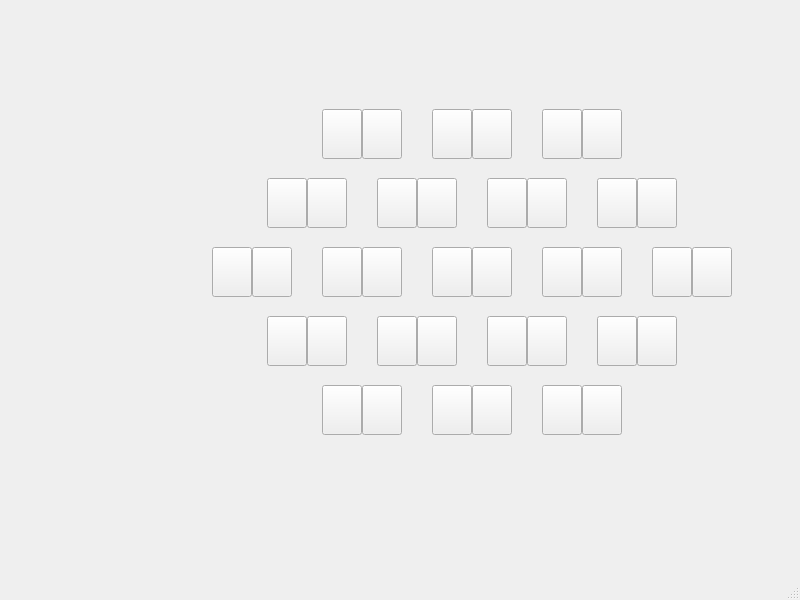
<?xml version="1.0" encoding="UTF-8"?>
<ui version="4.0">
 <class>MainWindow</class>
 <widget class="QMainWindow" name="MainWindow">
  <property name="geometry">
   <rect>
    <x>0</x>
    <y>0</y>
    <width>800</width>
    <height>600</height>
   </rect>
  </property>
  <property name="windowTitle">
   <string>MainWindow</string>
  </property>
  <widget class="QWidget" name="centralwidget">
   <widget class="QWidget" name="layoutWidget">
    <property name="geometry">
     <rect>
      <x>210</x>
      <y>90</y>
      <width>524</width>
      <height>366</height>
     </rect>
    </property>
    <layout class="QVBoxLayout" name="verticalLayout">
     <property name="spacing">
      <number>0</number>
     </property>
     <item>
      <layout class="QHBoxLayout" name="horizontalLayout_2">
       <property name="spacing">
        <number>0</number>
       </property>
       <item>
        <spacer name="horizontalSpacer_2">
         <property name="orientation">
          <enum>Qt::Horizontal</enum>
         </property>
         <property name="sizeHint" stdset="0">
          <size>
           <width>40</width>
           <height>20</height>
          </size>
         </property>
        </spacer>
       </item>
       <item>
        <widget class="QPushButton" name="pushButton">
         <property name="sizePolicy">
          <sizepolicy hsizetype="Maximum" vsizetype="Minimum">
           <horstretch>0</horstretch>
           <verstretch>0</verstretch>
          </sizepolicy>
         </property>
         <property name="minimumSize">
          <size>
           <width>0</width>
           <height>50</height>
          </size>
         </property>
         <property name="maximumSize">
          <size>
           <width>40</width>
           <height>50</height>
          </size>
         </property>
         <property name="text">
          <string/>
         </property>
        </widget>
       </item>
       <item>
        <widget class="QPushButton" name="pushButton_11">
         <property name="sizePolicy">
          <sizepolicy hsizetype="Maximum" vsizetype="Minimum">
           <horstretch>0</horstretch>
           <verstretch>0</verstretch>
          </sizepolicy>
         </property>
         <property name="minimumSize">
          <size>
           <width>0</width>
           <height>50</height>
          </size>
         </property>
         <property name="maximumSize">
          <size>
           <width>40</width>
           <height>50</height>
          </size>
         </property>
         <property name="text">
          <string/>
         </property>
        </widget>
       </item>
       <item>
        <spacer name="horizontalSpacer">
         <property name="orientation">
          <enum>Qt::Horizontal</enum>
         </property>
         <property name="sizeType">
          <enum>QSizePolicy::Fixed</enum>
         </property>
         <property name="sizeHint" stdset="0">
          <size>
           <width>30</width>
           <height>20</height>
          </size>
         </property>
        </spacer>
       </item>
       <item>
        <widget class="QPushButton" name="pushButton_37">
         <property name="sizePolicy">
          <sizepolicy hsizetype="Maximum" vsizetype="Minimum">
           <horstretch>0</horstretch>
           <verstretch>0</verstretch>
          </sizepolicy>
         </property>
         <property name="minimumSize">
          <size>
           <width>0</width>
           <height>50</height>
          </size>
         </property>
         <property name="maximumSize">
          <size>
           <width>40</width>
           <height>50</height>
          </size>
         </property>
         <property name="text">
          <string/>
         </property>
        </widget>
       </item>
       <item>
        <widget class="QPushButton" name="pushButton_38">
         <property name="sizePolicy">
          <sizepolicy hsizetype="Maximum" vsizetype="Minimum">
           <horstretch>0</horstretch>
           <verstretch>0</verstretch>
          </sizepolicy>
         </property>
         <property name="minimumSize">
          <size>
           <width>0</width>
           <height>50</height>
          </size>
         </property>
         <property name="maximumSize">
          <size>
           <width>40</width>
           <height>50</height>
          </size>
         </property>
         <property name="text">
          <string/>
         </property>
        </widget>
       </item>
       <item>
        <spacer name="horizontalSpacer_8">
         <property name="orientation">
          <enum>Qt::Horizontal</enum>
         </property>
         <property name="sizeType">
          <enum>QSizePolicy::Fixed</enum>
         </property>
         <property name="sizeHint" stdset="0">
          <size>
           <width>30</width>
           <height>20</height>
          </size>
         </property>
        </spacer>
       </item>
       <item>
        <widget class="QPushButton" name="pushButton_12">
         <property name="sizePolicy">
          <sizepolicy hsizetype="Maximum" vsizetype="Minimum">
           <horstretch>0</horstretch>
           <verstretch>0</verstretch>
          </sizepolicy>
         </property>
         <property name="minimumSize">
          <size>
           <width>0</width>
           <height>50</height>
          </size>
         </property>
         <property name="maximumSize">
          <size>
           <width>40</width>
           <height>50</height>
          </size>
         </property>
         <property name="text">
          <string/>
         </property>
        </widget>
       </item>
       <item>
        <widget class="QPushButton" name="pushButton_13">
         <property name="sizePolicy">
          <sizepolicy hsizetype="Maximum" vsizetype="Minimum">
           <horstretch>0</horstretch>
           <verstretch>0</verstretch>
          </sizepolicy>
         </property>
         <property name="minimumSize">
          <size>
           <width>0</width>
           <height>50</height>
          </size>
         </property>
         <property name="maximumSize">
          <size>
           <width>40</width>
           <height>50</height>
          </size>
         </property>
         <property name="text">
          <string/>
         </property>
        </widget>
       </item>
       <item>
        <spacer name="horizontalSpacer_3">
         <property name="orientation">
          <enum>Qt::Horizontal</enum>
         </property>
         <property name="sizeHint" stdset="0">
          <size>
           <width>40</width>
           <height>20</height>
          </size>
         </property>
        </spacer>
       </item>
      </layout>
     </item>
     <item>
      <layout class="QHBoxLayout" name="horizontalLayout_3">
       <property name="spacing">
        <number>0</number>
       </property>
       <item>
        <spacer name="horizontalSpacer_11">
         <property name="orientation">
          <enum>Qt::Horizontal</enum>
         </property>
         <property name="sizeHint" stdset="0">
          <size>
           <width>40</width>
           <height>20</height>
          </size>
         </property>
        </spacer>
       </item>
       <item>
        <widget class="QPushButton" name="pushButton_19">
         <property name="sizePolicy">
          <sizepolicy hsizetype="Maximum" vsizetype="Minimum">
           <horstretch>0</horstretch>
           <verstretch>0</verstretch>
          </sizepolicy>
         </property>
         <property name="minimumSize">
          <size>
           <width>0</width>
           <height>50</height>
          </size>
         </property>
         <property name="maximumSize">
          <size>
           <width>40</width>
           <height>50</height>
          </size>
         </property>
         <property name="text">
          <string/>
         </property>
        </widget>
       </item>
       <item>
        <widget class="QPushButton" name="pushButton_18">
         <property name="sizePolicy">
          <sizepolicy hsizetype="Maximum" vsizetype="Minimum">
           <horstretch>0</horstretch>
           <verstretch>0</verstretch>
          </sizepolicy>
         </property>
         <property name="minimumSize">
          <size>
           <width>0</width>
           <height>50</height>
          </size>
         </property>
         <property name="maximumSize">
          <size>
           <width>40</width>
           <height>50</height>
          </size>
         </property>
         <property name="text">
          <string/>
         </property>
        </widget>
       </item>
       <item>
        <spacer name="horizontalSpacer_9">
         <property name="orientation">
          <enum>Qt::Horizontal</enum>
         </property>
         <property name="sizeType">
          <enum>QSizePolicy::Fixed</enum>
         </property>
         <property name="sizeHint" stdset="0">
          <size>
           <width>30</width>
           <height>20</height>
          </size>
         </property>
        </spacer>
       </item>
       <item>
        <widget class="QPushButton" name="pushButton_17">
         <property name="sizePolicy">
          <sizepolicy hsizetype="Maximum" vsizetype="Minimum">
           <horstretch>0</horstretch>
           <verstretch>0</verstretch>
          </sizepolicy>
         </property>
         <property name="minimumSize">
          <size>
           <width>0</width>
           <height>50</height>
          </size>
         </property>
         <property name="maximumSize">
          <size>
           <width>40</width>
           <height>50</height>
          </size>
         </property>
         <property name="text">
          <string/>
         </property>
        </widget>
       </item>
       <item>
        <widget class="QPushButton" name="pushButton_16">
         <property name="sizePolicy">
          <sizepolicy hsizetype="Maximum" vsizetype="Minimum">
           <horstretch>0</horstretch>
           <verstretch>0</verstretch>
          </sizepolicy>
         </property>
         <property name="minimumSize">
          <size>
           <width>0</width>
           <height>50</height>
          </size>
         </property>
         <property name="maximumSize">
          <size>
           <width>40</width>
           <height>50</height>
          </size>
         </property>
         <property name="text">
          <string/>
         </property>
        </widget>
       </item>
       <item>
        <spacer name="horizontalSpacer_10">
         <property name="orientation">
          <enum>Qt::Horizontal</enum>
         </property>
         <property name="sizeType">
          <enum>QSizePolicy::Fixed</enum>
         </property>
         <property name="sizeHint" stdset="0">
          <size>
           <width>30</width>
           <height>20</height>
          </size>
         </property>
        </spacer>
       </item>
       <item>
        <widget class="QPushButton" name="pushButton_15">
         <property name="sizePolicy">
          <sizepolicy hsizetype="Maximum" vsizetype="Minimum">
           <horstretch>0</horstretch>
           <verstretch>0</verstretch>
          </sizepolicy>
         </property>
         <property name="minimumSize">
          <size>
           <width>0</width>
           <height>50</height>
          </size>
         </property>
         <property name="maximumSize">
          <size>
           <width>40</width>
           <height>50</height>
          </size>
         </property>
         <property name="text">
          <string/>
         </property>
        </widget>
       </item>
       <item>
        <widget class="QPushButton" name="pushButton_14">
         <property name="sizePolicy">
          <sizepolicy hsizetype="Maximum" vsizetype="Minimum">
           <horstretch>0</horstretch>
           <verstretch>0</verstretch>
          </sizepolicy>
         </property>
         <property name="minimumSize">
          <size>
           <width>0</width>
           <height>50</height>
          </size>
         </property>
         <property name="maximumSize">
          <size>
           <width>40</width>
           <height>50</height>
          </size>
         </property>
         <property name="text">
          <string/>
         </property>
        </widget>
       </item>
       <item>
        <spacer name="horizontalSpacer_15">
         <property name="orientation">
          <enum>Qt::Horizontal</enum>
         </property>
         <property name="sizeType">
          <enum>QSizePolicy::Fixed</enum>
         </property>
         <property name="sizeHint" stdset="0">
          <size>
           <width>30</width>
           <height>20</height>
          </size>
         </property>
        </spacer>
       </item>
       <item>
        <widget class="QPushButton" name="pushButton_39">
         <property name="sizePolicy">
          <sizepolicy hsizetype="Maximum" vsizetype="Minimum">
           <horstretch>0</horstretch>
           <verstretch>0</verstretch>
          </sizepolicy>
         </property>
         <property name="minimumSize">
          <size>
           <width>0</width>
           <height>50</height>
          </size>
         </property>
         <property name="maximumSize">
          <size>
           <width>40</width>
           <height>50</height>
          </size>
         </property>
         <property name="text">
          <string/>
         </property>
        </widget>
       </item>
       <item>
        <widget class="QPushButton" name="pushButton_40">
         <property name="sizePolicy">
          <sizepolicy hsizetype="Maximum" vsizetype="Minimum">
           <horstretch>0</horstretch>
           <verstretch>0</verstretch>
          </sizepolicy>
         </property>
         <property name="minimumSize">
          <size>
           <width>0</width>
           <height>50</height>
          </size>
         </property>
         <property name="maximumSize">
          <size>
           <width>40</width>
           <height>50</height>
          </size>
         </property>
         <property name="text">
          <string/>
         </property>
        </widget>
       </item>
       <item>
        <spacer name="horizontalSpacer_12">
         <property name="orientation">
          <enum>Qt::Horizontal</enum>
         </property>
         <property name="sizeHint" stdset="0">
          <size>
           <width>40</width>
           <height>20</height>
          </size>
         </property>
        </spacer>
       </item>
      </layout>
     </item>
     <item>
      <layout class="QHBoxLayout" name="horizontalLayout_4">
       <property name="spacing">
        <number>0</number>
       </property>
       <item>
        <spacer name="horizontalSpacer_4">
         <property name="orientation">
          <enum>Qt::Horizontal</enum>
         </property>
         <property name="sizeHint" stdset="0">
          <size>
           <width>40</width>
           <height>20</height>
          </size>
         </property>
        </spacer>
       </item>
       <item>
        <widget class="QPushButton" name="pushButton_22">
         <property name="sizePolicy">
          <sizepolicy hsizetype="Maximum" vsizetype="Minimum">
           <horstretch>0</horstretch>
           <verstretch>0</verstretch>
          </sizepolicy>
         </property>
         <property name="minimumSize">
          <size>
           <width>0</width>
           <height>50</height>
          </size>
         </property>
         <property name="maximumSize">
          <size>
           <width>40</width>
           <height>50</height>
          </size>
         </property>
         <property name="text">
          <string/>
         </property>
        </widget>
       </item>
       <item>
        <widget class="QPushButton" name="pushButton_21">
         <property name="sizePolicy">
          <sizepolicy hsizetype="Maximum" vsizetype="Minimum">
           <horstretch>0</horstretch>
           <verstretch>0</verstretch>
          </sizepolicy>
         </property>
         <property name="minimumSize">
          <size>
           <width>0</width>
           <height>50</height>
          </size>
         </property>
         <property name="maximumSize">
          <size>
           <width>40</width>
           <height>50</height>
          </size>
         </property>
         <property name="text">
          <string/>
         </property>
        </widget>
       </item>
       <item>
        <spacer name="horizontalSpacer_16">
         <property name="orientation">
          <enum>Qt::Horizontal</enum>
         </property>
         <property name="sizeType">
          <enum>QSizePolicy::Fixed</enum>
         </property>
         <property name="sizeHint" stdset="0">
          <size>
           <width>30</width>
           <height>20</height>
          </size>
         </property>
        </spacer>
       </item>
       <item>
        <widget class="QPushButton" name="pushButton_20">
         <property name="sizePolicy">
          <sizepolicy hsizetype="Maximum" vsizetype="Minimum">
           <horstretch>0</horstretch>
           <verstretch>0</verstretch>
          </sizepolicy>
         </property>
         <property name="minimumSize">
          <size>
           <width>0</width>
           <height>50</height>
          </size>
         </property>
         <property name="maximumSize">
          <size>
           <width>40</width>
           <height>50</height>
          </size>
         </property>
         <property name="text">
          <string/>
         </property>
        </widget>
       </item>
       <item>
        <widget class="QPushButton" name="pushButton_2">
         <property name="sizePolicy">
          <sizepolicy hsizetype="Maximum" vsizetype="Minimum">
           <horstretch>0</horstretch>
           <verstretch>0</verstretch>
          </sizepolicy>
         </property>
         <property name="minimumSize">
          <size>
           <width>0</width>
           <height>50</height>
          </size>
         </property>
         <property name="maximumSize">
          <size>
           <width>40</width>
           <height>50</height>
          </size>
         </property>
         <property name="text">
          <string/>
         </property>
        </widget>
       </item>
       <item>
        <spacer name="horizontalSpacer_17">
         <property name="orientation">
          <enum>Qt::Horizontal</enum>
         </property>
         <property name="sizeType">
          <enum>QSizePolicy::Fixed</enum>
         </property>
         <property name="sizeHint" stdset="0">
          <size>
           <width>30</width>
           <height>20</height>
          </size>
         </property>
        </spacer>
       </item>
       <item>
        <widget class="QPushButton" name="pushButton_3">
         <property name="sizePolicy">
          <sizepolicy hsizetype="Maximum" vsizetype="Minimum">
           <horstretch>0</horstretch>
           <verstretch>0</verstretch>
          </sizepolicy>
         </property>
         <property name="minimumSize">
          <size>
           <width>0</width>
           <height>50</height>
          </size>
         </property>
         <property name="maximumSize">
          <size>
           <width>40</width>
           <height>50</height>
          </size>
         </property>
         <property name="text">
          <string/>
         </property>
        </widget>
       </item>
       <item>
        <widget class="QPushButton" name="pushButton_41">
         <property name="sizePolicy">
          <sizepolicy hsizetype="Maximum" vsizetype="Minimum">
           <horstretch>0</horstretch>
           <verstretch>0</verstretch>
          </sizepolicy>
         </property>
         <property name="minimumSize">
          <size>
           <width>0</width>
           <height>50</height>
          </size>
         </property>
         <property name="maximumSize">
          <size>
           <width>40</width>
           <height>50</height>
          </size>
         </property>
         <property name="text">
          <string/>
         </property>
        </widget>
       </item>
       <item>
        <spacer name="horizontalSpacer_18">
         <property name="orientation">
          <enum>Qt::Horizontal</enum>
         </property>
         <property name="sizeType">
          <enum>QSizePolicy::Fixed</enum>
         </property>
         <property name="sizeHint" stdset="0">
          <size>
           <width>30</width>
           <height>20</height>
          </size>
         </property>
        </spacer>
       </item>
       <item>
        <widget class="QPushButton" name="pushButton_42">
         <property name="sizePolicy">
          <sizepolicy hsizetype="Maximum" vsizetype="Minimum">
           <horstretch>0</horstretch>
           <verstretch>0</verstretch>
          </sizepolicy>
         </property>
         <property name="minimumSize">
          <size>
           <width>0</width>
           <height>50</height>
          </size>
         </property>
         <property name="maximumSize">
          <size>
           <width>40</width>
           <height>50</height>
          </size>
         </property>
         <property name="text">
          <string/>
         </property>
        </widget>
       </item>
       <item>
        <widget class="QPushButton" name="pushButton_43">
         <property name="sizePolicy">
          <sizepolicy hsizetype="Maximum" vsizetype="Minimum">
           <horstretch>0</horstretch>
           <verstretch>0</verstretch>
          </sizepolicy>
         </property>
         <property name="minimumSize">
          <size>
           <width>0</width>
           <height>50</height>
          </size>
         </property>
         <property name="maximumSize">
          <size>
           <width>40</width>
           <height>50</height>
          </size>
         </property>
         <property name="text">
          <string/>
         </property>
        </widget>
       </item>
       <item>
        <spacer name="horizontalSpacer_19">
         <property name="orientation">
          <enum>Qt::Horizontal</enum>
         </property>
         <property name="sizeType">
          <enum>QSizePolicy::Fixed</enum>
         </property>
         <property name="sizeHint" stdset="0">
          <size>
           <width>30</width>
           <height>20</height>
          </size>
         </property>
        </spacer>
       </item>
       <item>
        <widget class="QPushButton" name="pushButton_44">
         <property name="sizePolicy">
          <sizepolicy hsizetype="Maximum" vsizetype="Minimum">
           <horstretch>0</horstretch>
           <verstretch>0</verstretch>
          </sizepolicy>
         </property>
         <property name="minimumSize">
          <size>
           <width>0</width>
           <height>50</height>
          </size>
         </property>
         <property name="maximumSize">
          <size>
           <width>40</width>
           <height>50</height>
          </size>
         </property>
         <property name="text">
          <string/>
         </property>
        </widget>
       </item>
       <item>
        <widget class="QPushButton" name="pushButton_45">
         <property name="sizePolicy">
          <sizepolicy hsizetype="Maximum" vsizetype="Minimum">
           <horstretch>0</horstretch>
           <verstretch>0</verstretch>
          </sizepolicy>
         </property>
         <property name="minimumSize">
          <size>
           <width>0</width>
           <height>50</height>
          </size>
         </property>
         <property name="maximumSize">
          <size>
           <width>40</width>
           <height>50</height>
          </size>
         </property>
         <property name="text">
          <string/>
         </property>
        </widget>
       </item>
       <item>
        <spacer name="horizontalSpacer_5">
         <property name="orientation">
          <enum>Qt::Horizontal</enum>
         </property>
         <property name="sizeHint" stdset="0">
          <size>
           <width>40</width>
           <height>20</height>
          </size>
         </property>
        </spacer>
       </item>
      </layout>
     </item>
     <item>
      <layout class="QHBoxLayout" name="horizontalLayout_5">
       <property name="spacing">
        <number>0</number>
       </property>
       <item>
        <spacer name="horizontalSpacer_13">
         <property name="orientation">
          <enum>Qt::Horizontal</enum>
         </property>
         <property name="sizeHint" stdset="0">
          <size>
           <width>40</width>
           <height>20</height>
          </size>
         </property>
        </spacer>
       </item>
       <item>
        <widget class="QPushButton" name="pushButton_27">
         <property name="sizePolicy">
          <sizepolicy hsizetype="Maximum" vsizetype="Minimum">
           <horstretch>0</horstretch>
           <verstretch>0</verstretch>
          </sizepolicy>
         </property>
         <property name="minimumSize">
          <size>
           <width>0</width>
           <height>50</height>
          </size>
         </property>
         <property name="maximumSize">
          <size>
           <width>40</width>
           <height>50</height>
          </size>
         </property>
         <property name="text">
          <string/>
         </property>
        </widget>
       </item>
       <item>
        <widget class="QPushButton" name="pushButton_26">
         <property name="sizePolicy">
          <sizepolicy hsizetype="Maximum" vsizetype="Minimum">
           <horstretch>0</horstretch>
           <verstretch>0</verstretch>
          </sizepolicy>
         </property>
         <property name="minimumSize">
          <size>
           <width>0</width>
           <height>50</height>
          </size>
         </property>
         <property name="maximumSize">
          <size>
           <width>40</width>
           <height>50</height>
          </size>
         </property>
         <property name="text">
          <string/>
         </property>
        </widget>
       </item>
       <item>
        <spacer name="horizontalSpacer_20">
         <property name="orientation">
          <enum>Qt::Horizontal</enum>
         </property>
         <property name="sizeType">
          <enum>QSizePolicy::Fixed</enum>
         </property>
         <property name="sizeHint" stdset="0">
          <size>
           <width>30</width>
           <height>20</height>
          </size>
         </property>
        </spacer>
       </item>
       <item>
        <widget class="QPushButton" name="pushButton_25">
         <property name="sizePolicy">
          <sizepolicy hsizetype="Maximum" vsizetype="Minimum">
           <horstretch>0</horstretch>
           <verstretch>0</verstretch>
          </sizepolicy>
         </property>
         <property name="minimumSize">
          <size>
           <width>0</width>
           <height>50</height>
          </size>
         </property>
         <property name="maximumSize">
          <size>
           <width>40</width>
           <height>50</height>
          </size>
         </property>
         <property name="text">
          <string/>
         </property>
        </widget>
       </item>
       <item>
        <widget class="QPushButton" name="pushButton_24">
         <property name="sizePolicy">
          <sizepolicy hsizetype="Maximum" vsizetype="Minimum">
           <horstretch>0</horstretch>
           <verstretch>0</verstretch>
          </sizepolicy>
         </property>
         <property name="minimumSize">
          <size>
           <width>0</width>
           <height>50</height>
          </size>
         </property>
         <property name="maximumSize">
          <size>
           <width>40</width>
           <height>50</height>
          </size>
         </property>
         <property name="text">
          <string/>
         </property>
        </widget>
       </item>
       <item>
        <spacer name="horizontalSpacer_21">
         <property name="orientation">
          <enum>Qt::Horizontal</enum>
         </property>
         <property name="sizeType">
          <enum>QSizePolicy::Fixed</enum>
         </property>
         <property name="sizeHint" stdset="0">
          <size>
           <width>30</width>
           <height>20</height>
          </size>
         </property>
        </spacer>
       </item>
       <item>
        <widget class="QPushButton" name="pushButton_23">
         <property name="sizePolicy">
          <sizepolicy hsizetype="Maximum" vsizetype="Minimum">
           <horstretch>0</horstretch>
           <verstretch>0</verstretch>
          </sizepolicy>
         </property>
         <property name="minimumSize">
          <size>
           <width>0</width>
           <height>50</height>
          </size>
         </property>
         <property name="maximumSize">
          <size>
           <width>40</width>
           <height>50</height>
          </size>
         </property>
         <property name="text">
          <string/>
         </property>
        </widget>
       </item>
       <item>
        <widget class="QPushButton" name="pushButton_4">
         <property name="sizePolicy">
          <sizepolicy hsizetype="Maximum" vsizetype="Minimum">
           <horstretch>0</horstretch>
           <verstretch>0</verstretch>
          </sizepolicy>
         </property>
         <property name="minimumSize">
          <size>
           <width>0</width>
           <height>50</height>
          </size>
         </property>
         <property name="maximumSize">
          <size>
           <width>40</width>
           <height>50</height>
          </size>
         </property>
         <property name="text">
          <string/>
         </property>
        </widget>
       </item>
       <item>
        <spacer name="horizontalSpacer_22">
         <property name="orientation">
          <enum>Qt::Horizontal</enum>
         </property>
         <property name="sizeType">
          <enum>QSizePolicy::Fixed</enum>
         </property>
         <property name="sizeHint" stdset="0">
          <size>
           <width>30</width>
           <height>20</height>
          </size>
         </property>
        </spacer>
       </item>
       <item>
        <widget class="QPushButton" name="pushButton_46">
         <property name="sizePolicy">
          <sizepolicy hsizetype="Maximum" vsizetype="Minimum">
           <horstretch>0</horstretch>
           <verstretch>0</verstretch>
          </sizepolicy>
         </property>
         <property name="minimumSize">
          <size>
           <width>0</width>
           <height>50</height>
          </size>
         </property>
         <property name="maximumSize">
          <size>
           <width>40</width>
           <height>50</height>
          </size>
         </property>
         <property name="text">
          <string/>
         </property>
        </widget>
       </item>
       <item>
        <widget class="QPushButton" name="pushButton_47">
         <property name="sizePolicy">
          <sizepolicy hsizetype="Maximum" vsizetype="Minimum">
           <horstretch>0</horstretch>
           <verstretch>0</verstretch>
          </sizepolicy>
         </property>
         <property name="minimumSize">
          <size>
           <width>0</width>
           <height>50</height>
          </size>
         </property>
         <property name="maximumSize">
          <size>
           <width>40</width>
           <height>50</height>
          </size>
         </property>
         <property name="text">
          <string/>
         </property>
        </widget>
       </item>
       <item>
        <spacer name="horizontalSpacer_14">
         <property name="orientation">
          <enum>Qt::Horizontal</enum>
         </property>
         <property name="sizeHint" stdset="0">
          <size>
           <width>40</width>
           <height>20</height>
          </size>
         </property>
        </spacer>
       </item>
      </layout>
     </item>
     <item>
      <layout class="QHBoxLayout" name="horizontalLayout_6">
       <property name="spacing">
        <number>0</number>
       </property>
       <item>
        <spacer name="horizontalSpacer_6">
         <property name="orientation">
          <enum>Qt::Horizontal</enum>
         </property>
         <property name="sizeHint" stdset="0">
          <size>
           <width>40</width>
           <height>20</height>
          </size>
         </property>
        </spacer>
       </item>
       <item>
        <widget class="QPushButton" name="pushButton_31">
         <property name="sizePolicy">
          <sizepolicy hsizetype="Maximum" vsizetype="Minimum">
           <horstretch>0</horstretch>
           <verstretch>0</verstretch>
          </sizepolicy>
         </property>
         <property name="minimumSize">
          <size>
           <width>0</width>
           <height>50</height>
          </size>
         </property>
         <property name="maximumSize">
          <size>
           <width>40</width>
           <height>50</height>
          </size>
         </property>
         <property name="text">
          <string/>
         </property>
        </widget>
       </item>
       <item>
        <widget class="QPushButton" name="pushButton_30">
         <property name="sizePolicy">
          <sizepolicy hsizetype="Maximum" vsizetype="Minimum">
           <horstretch>0</horstretch>
           <verstretch>0</verstretch>
          </sizepolicy>
         </property>
         <property name="minimumSize">
          <size>
           <width>0</width>
           <height>50</height>
          </size>
         </property>
         <property name="maximumSize">
          <size>
           <width>40</width>
           <height>50</height>
          </size>
         </property>
         <property name="text">
          <string/>
         </property>
        </widget>
       </item>
       <item>
        <spacer name="horizontalSpacer_23">
         <property name="orientation">
          <enum>Qt::Horizontal</enum>
         </property>
         <property name="sizeType">
          <enum>QSizePolicy::Fixed</enum>
         </property>
         <property name="sizeHint" stdset="0">
          <size>
           <width>30</width>
           <height>20</height>
          </size>
         </property>
        </spacer>
       </item>
       <item>
        <widget class="QPushButton" name="pushButton_29">
         <property name="sizePolicy">
          <sizepolicy hsizetype="Maximum" vsizetype="Minimum">
           <horstretch>0</horstretch>
           <verstretch>0</verstretch>
          </sizepolicy>
         </property>
         <property name="minimumSize">
          <size>
           <width>0</width>
           <height>50</height>
          </size>
         </property>
         <property name="maximumSize">
          <size>
           <width>40</width>
           <height>50</height>
          </size>
         </property>
         <property name="text">
          <string/>
         </property>
        </widget>
       </item>
       <item>
        <widget class="QPushButton" name="pushButton_5">
         <property name="sizePolicy">
          <sizepolicy hsizetype="Maximum" vsizetype="Minimum">
           <horstretch>0</horstretch>
           <verstretch>0</verstretch>
          </sizepolicy>
         </property>
         <property name="minimumSize">
          <size>
           <width>0</width>
           <height>50</height>
          </size>
         </property>
         <property name="maximumSize">
          <size>
           <width>40</width>
           <height>50</height>
          </size>
         </property>
         <property name="text">
          <string/>
         </property>
        </widget>
       </item>
       <item>
        <spacer name="horizontalSpacer_24">
         <property name="orientation">
          <enum>Qt::Horizontal</enum>
         </property>
         <property name="sizeType">
          <enum>QSizePolicy::Fixed</enum>
         </property>
         <property name="sizeHint" stdset="0">
          <size>
           <width>30</width>
           <height>20</height>
          </size>
         </property>
        </spacer>
       </item>
       <item>
        <widget class="QPushButton" name="pushButton_28">
         <property name="sizePolicy">
          <sizepolicy hsizetype="Maximum" vsizetype="Minimum">
           <horstretch>0</horstretch>
           <verstretch>0</verstretch>
          </sizepolicy>
         </property>
         <property name="minimumSize">
          <size>
           <width>0</width>
           <height>50</height>
          </size>
         </property>
         <property name="maximumSize">
          <size>
           <width>40</width>
           <height>50</height>
          </size>
         </property>
         <property name="text">
          <string/>
         </property>
        </widget>
       </item>
       <item>
        <widget class="QPushButton" name="pushButton_36">
         <property name="sizePolicy">
          <sizepolicy hsizetype="Maximum" vsizetype="Minimum">
           <horstretch>0</horstretch>
           <verstretch>0</verstretch>
          </sizepolicy>
         </property>
         <property name="minimumSize">
          <size>
           <width>0</width>
           <height>50</height>
          </size>
         </property>
         <property name="maximumSize">
          <size>
           <width>40</width>
           <height>50</height>
          </size>
         </property>
         <property name="text">
          <string/>
         </property>
        </widget>
       </item>
       <item>
        <spacer name="horizontalSpacer_7">
         <property name="orientation">
          <enum>Qt::Horizontal</enum>
         </property>
         <property name="sizeHint" stdset="0">
          <size>
           <width>40</width>
           <height>20</height>
          </size>
         </property>
        </spacer>
       </item>
      </layout>
     </item>
    </layout>
   </widget>
  </widget>
  <widget class="QMenuBar" name="menubar">
   <property name="geometry">
    <rect>
     <x>0</x>
     <y>0</y>
     <width>800</width>
     <height>22</height>
    </rect>
   </property>
  </widget>
  <widget class="QStatusBar" name="statusbar"/>
 </widget>
 <resources/>
 <connections/>
</ui>
